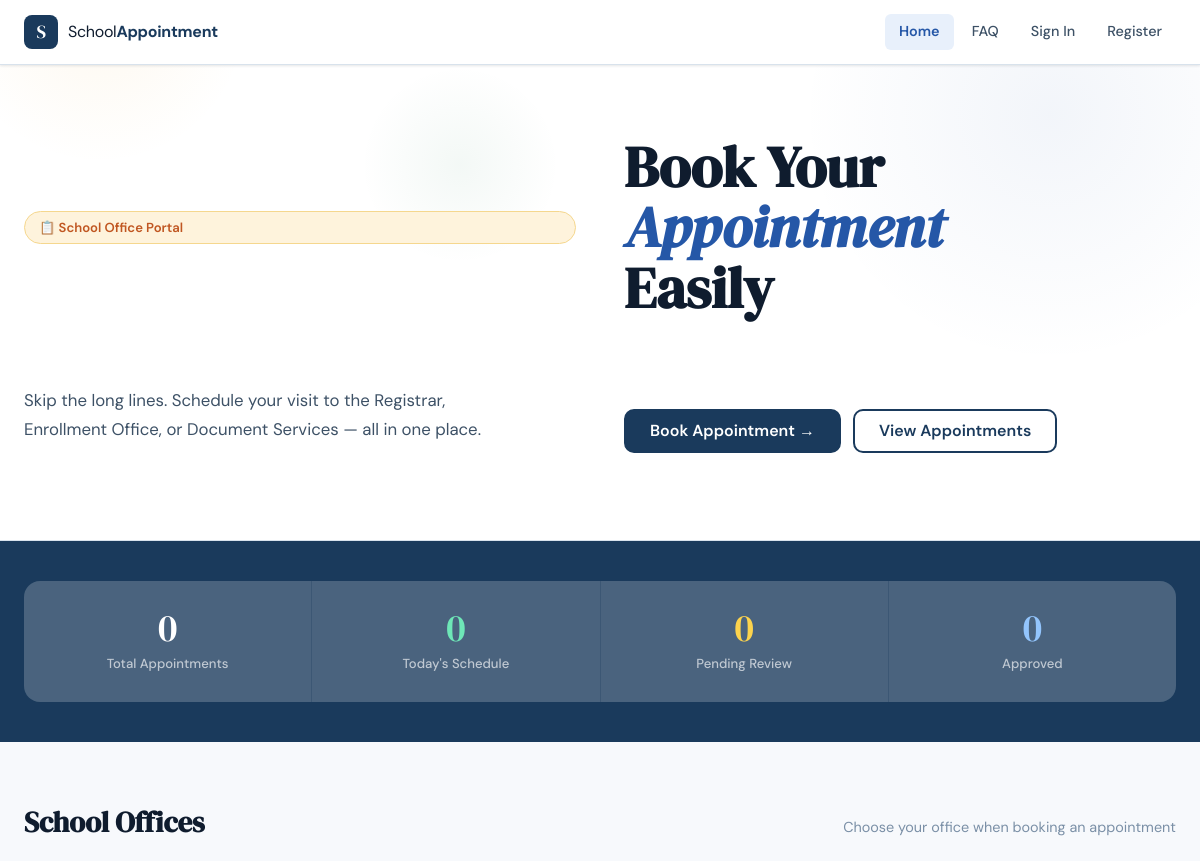
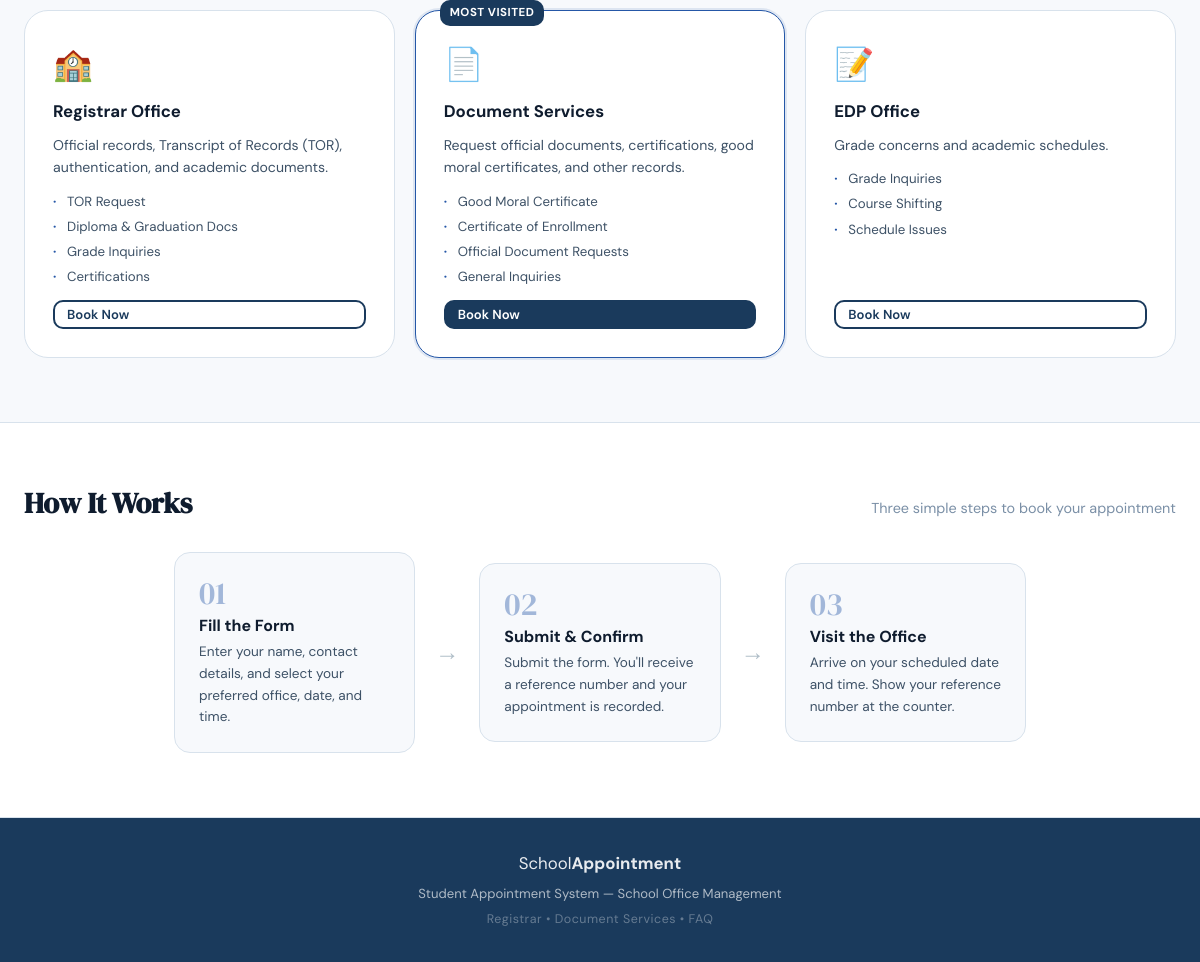
/, run on an earlier commit of the app's database (2 pictures, top to bottom).
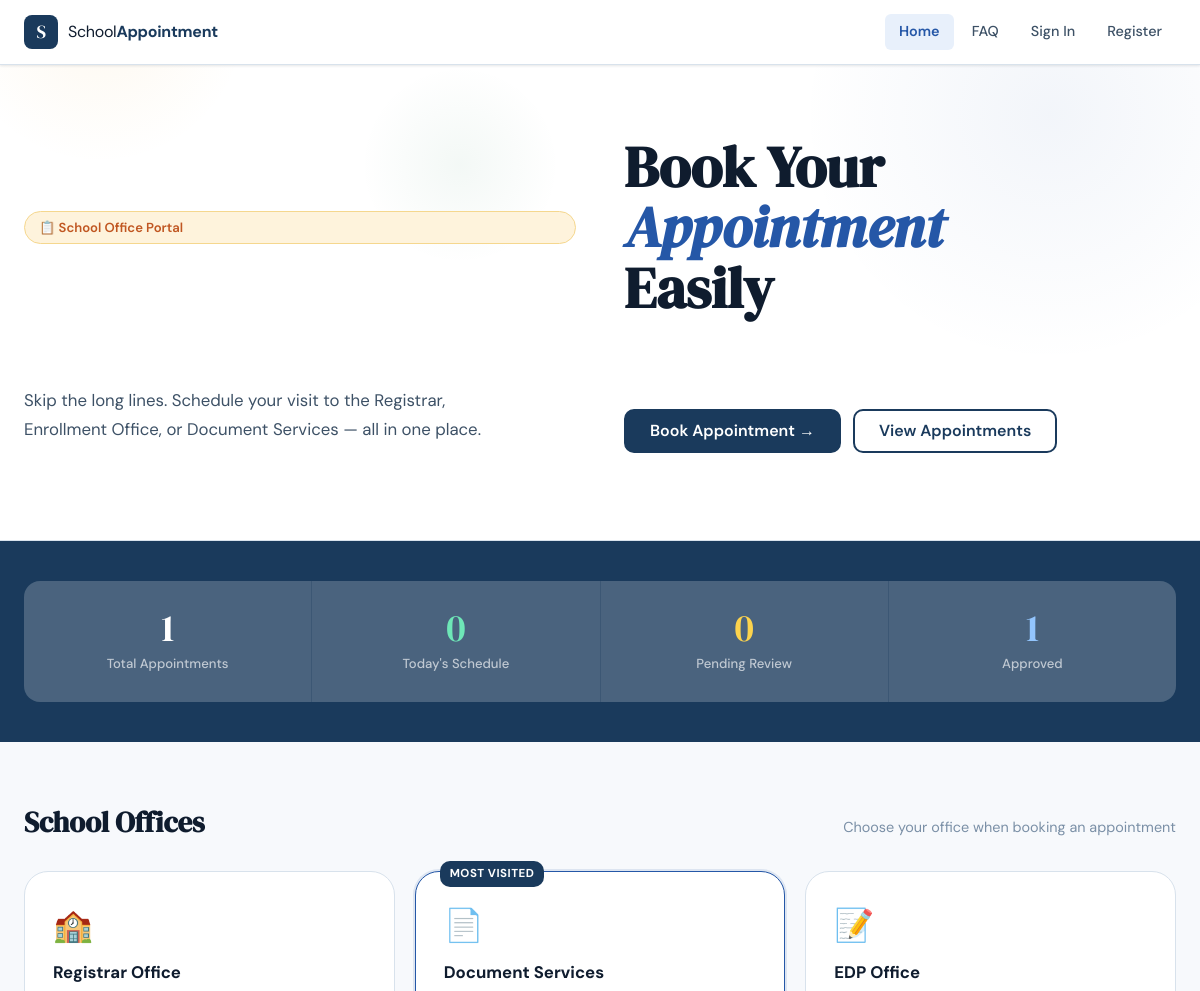
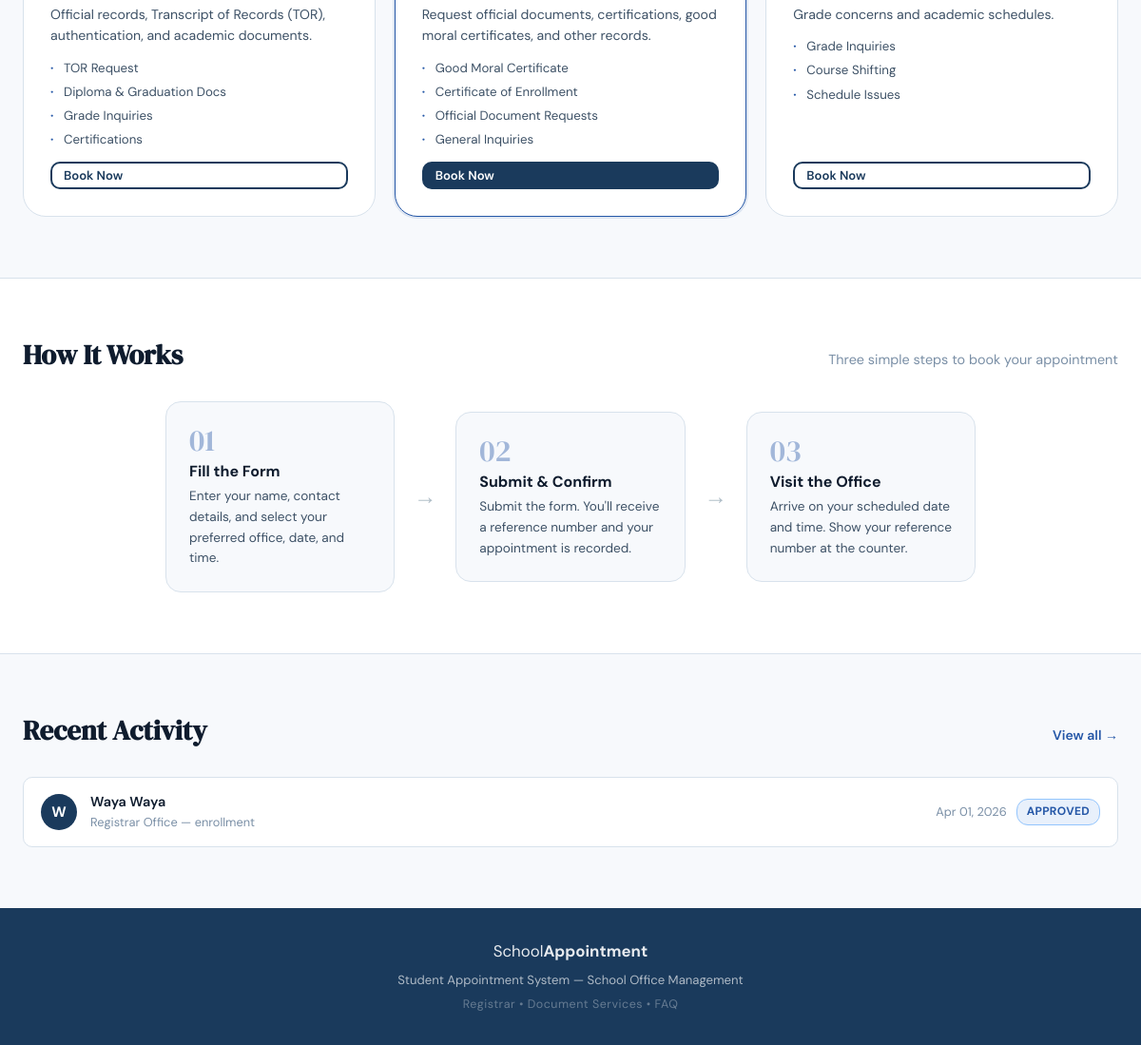
And on a later commit of the database (2 pictures, top to bottom).
### appointments/models.py (models this page shows, shortened)
class Appointment(models.Model):
    STATUS_CHOICES = [
        ('pending', 'Pending'),
        ('approved', 'Approved'),
        ('done', 'Done'),
        ('cancelled', 'Cancelled'),
    ]
    PURPOSE_CHOICES = [
        ('tor_request', 'Transcript of Records (TOR) Request'),
        ('document_request', 'Document Request'),
        ('certification', 'Certification / Certificate of Enrollment'),
        ('good_moral', 'Good Moral Certificate'),
        ('diploma_request', 'Diploma / Graduation Documents'),
        ('grade_inquiry', 'Grade / Academic Inquiry'),
        ('other', 'Other Concern'),
    ]
    OFFICE_CHOICES = [
        ('registrar', 'Registrar Office'),
        ('document', 'Document Services'),
    ]
    student_name = models.CharField(max_length=150, verbose_name="Full Name")
    student_id = models.CharField(
        max_length=50, blank=True, null=True,
        verbose_name="Student ID / Reference No."
    )
    email = models.EmailField(verbose_name="Email Address")
    contact = models.CharField(max_length=20, verbose_name="Contact Number")
    office = models.CharField(
        max_length=50, choices=OFFICE_CHOICES,
        default='registrar', verbose_name="School Office"
    )
    date = models.DateField(verbose_name="Appointment Date")
    time = models.TimeField(verbose_name="Appointment Time")
    purpose = models.CharField(
        max_length=50, choices=PURPOSE_CHOICES,
        verbose_name="Purpose / Concern"
    )
    notes = models.TextField(
        blank=True, null=True,
        verbose_name="Additional Notes"
    )
    status = models.CharField(
        max_length=20, choices=STATUS_CHOICES,
        default='pending', verbose_name="Status"
    )
    created_at = models.DateTimeField(auto_now_add=True)
    updated_at = models.DateTimeField(auto_now=True)
    class Meta:
        ordering = ['-date', '-time']
        verbose_name = "Appointment"
        verbose_name_plural = "Appointments"
    def get_status_badge_class(self):
        classes = {
            'pending': 'badge-pending',
            'approved': 'badge-approved',
            'done': 'badge-done',
            'cancelled': 'badge-cancelled',
        }
        return classes.get(self.status, 'badge-pending')

### appointments/views.py (the view)
# urls.py: path('', views.home, name='home'),
def home(request):
    today = datetime.date.today()
    total = Appointment.objects.count()
    today_count = Appointment.objects.filter(date=today).count()
    pending_count = Appointment.objects.filter(status='pending').count()
    approved_count = Appointment.objects.filter(status='approved').count()
    recent = Appointment.objects.order_by('-created_at')[:5]
    context = {
        'total': total,
        'today_count': today_count,
        'pending_count': pending_count,
        'approved_count': approved_count,
        'recent': recent,
    }
    return render(request, 'appointments/home.html', context)

### appointments/templates/appointments/home.html (shortened to what this page needs)
{% extends 'appointments/base.html' %}
{% block content %}
  {% load static %}
  <section class="hero">
    <div class="hero-bg-circles">
      <div class="circle c1"></div>
      <div class="circle c2"></div>
      <div class="circle c3"></div>
    </div>
    <div class="hero-content">
      <div class="hero-badge">📋 School Office Portal</div>
      <h1 class="hero-title">
        Book Your<br />
        <em>Appointment</em><br />
        Easily
      </h1>
      <p class="hero-subtitle">Skip the long lines. Schedule your visit to the Registrar, Enrollment Office, or Document Services — all in one place.</p>
      {% if not user.profile.role in 'staff,admin' %}
        <div class="hero-actions">
          <a href="{% if user.is_authenticated and user.profile.role == 'student' %}
              {% url 'book_appointment' %}
            {% else %}
              {% url 'login' %}
            {% endif %}"
            class="btn btn-primary btn-lg">
            Book Appointment →
          </a>
          <a href="{% if user.is_authenticated and user.profile.role == 'student' %}
              {% url 'appointments_list' %}
            {% else %}
              {% url 'login' %}
            {% endif %}"
            class="btn btn-outline btn-lg">
            View Appointments
          </a>
        </div>
      {% endif %}
    </div>
  </section>
    <section class="stats-section">
      <div class="stats-grid">
        <div class="stat-card">
          <span class="stat-number">{{ total }}</span>
          <span class="stat-label">Total Appointments</span>
        </div>
        <div class="stat-card accent-green">
          <span class="stat-number">{{ today_count }}</span>
          <span class="stat-label">Today's Schedule</span>
        </div>
        <div class="stat-card accent-orange">
          <span class="stat-number">{{ pending_count }}</span>
          <span class="stat-label">Pending Review</span>
        </div>
        <div class="stat-card accent-blue">
          <span class="stat-number">{{ approved_count }}</span>
          <span class="stat-label">Approved</span>
        </div>
      </div>
    </section>
  <section class="offices-section">
    <div class="section-header">
      <h2 class="section-title">School Offices</h2>
      <p class="section-sub">Choose your office when booking an appointment</p>
    </div>
    <div class="offices-grid">
      <div class="office-card">
        <div class="office-icon">🏫</div>
        <h3 class="office-name">Registrar Office</h3>
        <p class="office-desc">Official records, Transcript of Records (TOR), authentication, and academic documents.</p>
        <ul class="office-services">
          <li>TOR Request</li>
          <li>Diploma & Graduation Docs</li>
          <li>Grade Inquiries</li>
          <li>Certifications</li>
        </ul>
        {% if not user.profile.role in 'staff,admin' %}
          <a href="{% if user.is_authenticated and user.profile.role == 'student' %}
              {% url 'book_appointment' %}
            {% else %}
              {% url 'login' %}
            {% endif %}"
            class="btn btn-sm btn-outline">
            Book Now
          </a>
        {% endif %}
      </div>
      <div class="office-card featured">
        <div class="office-badge">Most Visited</div>
        <div class="office-icon">📄</div>
        <h3 class="office-name">Document Services</h3>
        <p class="office-desc">Request official documents, certifications, good moral certificates, and other records.</p>
        <ul class="office-services">
          <li>Good Moral Certificate</li>
          <li>Certificate of Enrollment</li>
          <li>Official Document Requests</li>
          <li>General Inquiries</li>
        </ul>
        {% if not user.profile.role in 'staff,admin' %}
          <a href="{% if user.is_authenticated and user.profile.role == 'student' %}
              {% url 'book_appointment' %}
            {% else %}
              {% url 'login' %}
            {% endif %}"
            class="btn btn-sm btn-primary">
            Book Now
          </a>
        {% endif %}
      </div>
      <div class="office-card">
        <div class="office-icon">📝</div>
        <h3 class="office-name">EDP Office</h3>
        <p class="office-desc">Grade concerns and academic schedules.</p>
        <ul class="office-services">
          <li>Grade Inquiries</li>
          <li>Course Shifting</li>
          <li>Schedule Issues</li>
        </ul>
        {% if not user.profile.role in 'staff,admin' %}
          <a href="{% if user.is_authenticated and user.profile.role == 'student' %}
              {% url 'book_appointment' %}
            {% else %}
              {% url 'login' %}
            {% endif %}"
            class="btn btn-sm btn-outline">
            Book Now
          </a>
        {% endif %}
      </div>
    </div>
  </section>
  <section class="how-section">
    <div class="section-header">
      <h2 class="section-title">How It Works</h2>
      <p class="section-sub">Three simple steps to book your appointment</p>
    </div>
    <div class="steps-grid">
      <div class="step-card">
        <div class="step-num">01</div>
        <h4>Fill the Form</h4>
        <p>Enter your name, contact details, and select your preferred office, date, and time.</p>
      </div>
      <div class="step-connector">→</div>
      <div class="step-card">
        <div class="step-num">02</div>
        <h4>Submit & Confirm</h4>
        <p>Submit the form. You'll receive a reference number and your appointment is recorded.</p>
      </div>
      <div class="step-connector">→</div>
      <div class="step-card">
        <div class="step-num">03</div>
        <h4>Visit the Office</h4>
        <p>Arrive on your scheduled date and time. Show your reference number at the counter.</p>
      </div>
    </div>
  </section>
  {% if recent %}
    <section class="recent-section">
      <div class="section-header">
        <h2 class="section-title">Recent Activity</h2>
        <a href="{% url 'appointments_list' %}" class="view-all-link">View all →</a>
      </div>
      <div class="recent-list">
        {% for appt in recent %}
          <div class="recent-item">
            <div class="recent-avatar">{{ appt.student_name|first|upper }}</div>
            <div class="recent-info">
              <span class="recent-name">{{ appt.student_name }}</span>
              <span class="recent-detail">{{ appt.get_office_display }} &mdash; {{ appt.get_purpose_display }}</span>
            </div>
            <div class="recent-meta">
              <span class="recent-date">{{ appt.date|date:'M d, Y' }}</span>
              <span class="badge {{ appt.get_status_badge_class }}">{{ appt.get_status_display }}</span>
            </div>
          </div>
        {% endfor %}
      </div>
    </section>
  {% endif %}
{% endblock %}

### appointments/templates/appointments/base.html (shortened to what this page needs)
<!DOCTYPE html>
<html lang="en">
  <head>
    {% load static %}
    {% load static %}
    <link rel="stylesheet" href="{% static 'css/style.css' %}" />
  </head>
  <body>
    <header class="nav-header">
      <div class="nav-inner">
        <a href="{% url 'home' %}" class="nav-logo">
          <span class="logo-mark">S</span>
          <span class="logo-text">School<strong>Appointment</strong></span>
        </a>
        <nav class="nav-links">
        <a href="{% url 'home' %}" class="nav-link {% if request.resolver_match.url_name == 'home' %}active{% endif %}">Home</a>
          <a href="{% url 'faq' %}" class="nav-link {% if request.resolver_match.url_name == 'faq' %}active{% endif %}">FAQ</a>
          {% if user.is_authenticated %}
            <div class="nav-links" id="userDropdown">
              {% comment %} <div class="nav-dropdown-header">
                <span class="nav-dropdown-name">{{ user.get_full_name|default:user.username }}</span>
                <span class="nav-dropdown-email">{{ user.email }}</span>
                <span class="nav-dropdown-role">
                  {% if user.profile %}
                    {{ user.profile.get_role_display }}
                  {% else %}
                    Student
                  {% endif %}
                </span>
              </div> {% endcomment %}
              <a href="{% url 'profile' %}" class="nav-link {% if request.resolver_match.url_name == 'profile' %}active{% endif %}">Profile</a>
              {% comment %} <a href="{% url 'book_appointment' %}" class="nav-dropdown-item">📋 Book Appointment</a> {% endcomment %}
              {% if user.is_superuser or user.is_staff %}
                <a href="/admin/" class="nav-dropdown-item" target="_blank">Admin Panel ↗</a>
              {% endif %}
              <div class="nav-dropdown-divider"></div>
              <form method="post" action="{% url 'logout' %}">
                {% csrf_token %}
                <button type="submit" class="nav-link {% if request.resolver_match.url_name == 'logout' %}active{% endif %}">Sign Out</button>
              </form>
            </div>
          {% else %}
            <a href="{% url 'login' %}" class="nav-link">Sign In</a>
            <a href="{% url 'register' %}" class="nav-link">Register</a>
          {% endif %}
        </nav>
      </div>
    </header>
    <main class="main-content">
      {% block content %}
      {% endblock %}
    </main>
    <footer class="site-footer">
      <div class="footer-inner">
        <p class="footer-brand">
          School<strong>Appointment</strong>
        </p>
        <p class="footer-copy">Student Appointment System &mdash; School Office Management</p>
        <p class="footer-offices">Registrar &bull; Document Services &bull; <a href="{% url 'faq' %}">FAQ</a></p>
      </div>
    </footer>
  </body>
</html>

What changed in the data, as far as the page shows it:
added Appointment: student_name|first "W", student_name "Waya Waya", office "Registrar Office", purpose "enrollment", date "Apr 01, 2026", status "APPROVED"
Also different on the page:
{{ total }}: "0" → "1"
{{ approved_count }}: "0" → "1"
text now shown: "Recent Activity View all →"
